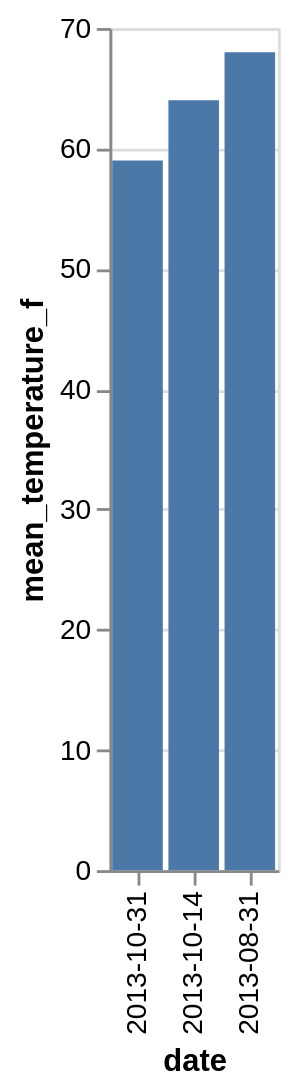

Express this chart as Vega-Lite.
### Vega-Lite specification from a JSON file in a GitHub repository (floating-point values rounded to 4 significant figures)
{"data": {"values": [{"x_data": "2013-10-14", "y_data": 64}, {"x_data": "2013-10-31", "y_data": 59}, {"x_data": "2013-08-31", "y_data": 68}]}, "mark": "bar", "encoding": {"x": {"field": "x_data", "type": "nominal", "title": "date", "sort": {"op": "sum", "field": "y_data", "order": "ascending"}}, "y": {"field": "y_data", "type": "quantitative", "title": "mean_temperature_f"}}}
